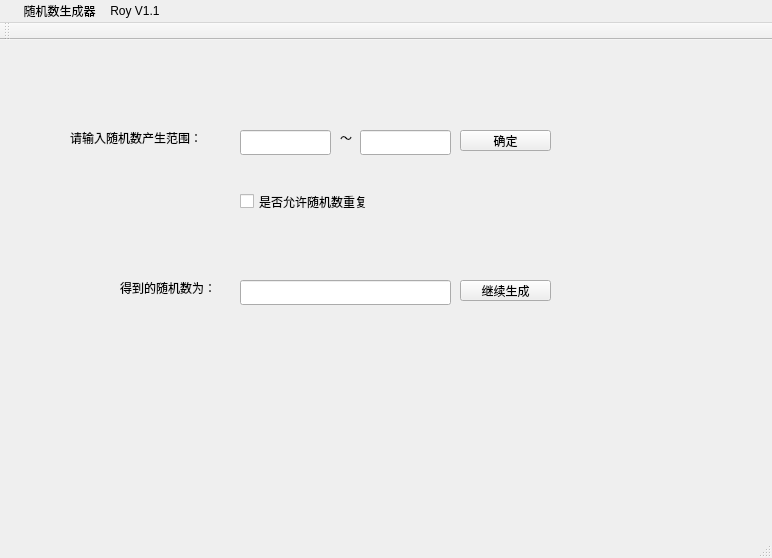
<?xml version="1.0" encoding="UTF-8"?>
<ui version="4.0">
 <class>MainWindow</class>
 <widget class="QMainWindow" name="MainWindow">
  <property name="geometry">
   <rect>
    <x>0</x>
    <y>0</y>
    <width>772</width>
    <height>558</height>
   </rect>
  </property>
  <property name="windowTitle">
   <string>MainWindow</string>
  </property>
  <widget class="QWidget" name="centralWidget">
   <widget class="QLineEdit" name="lineEdit">
    <property name="geometry">
     <rect>
      <x>240</x>
      <y>90</y>
      <width>91</width>
      <height>25</height>
     </rect>
    </property>
   </widget>
   <widget class="QLineEdit" name="lineEdit_2">
    <property name="geometry">
     <rect>
      <x>360</x>
      <y>90</y>
      <width>91</width>
      <height>25</height>
     </rect>
    </property>
   </widget>
   <widget class="QLabel" name="label">
    <property name="geometry">
     <rect>
      <x>70</x>
      <y>90</y>
      <width>171</width>
      <height>16</height>
     </rect>
    </property>
    <property name="text">
     <string>请输入随机数产生范围：</string>
    </property>
   </widget>
   <widget class="QLabel" name="label_2">
    <property name="geometry">
     <rect>
      <x>340</x>
      <y>90</y>
      <width>21</width>
      <height>16</height>
     </rect>
    </property>
    <property name="text">
     <string>～</string>
    </property>
   </widget>
   <widget class="QPushButton" name="pushButton">
    <property name="geometry">
     <rect>
      <x>460</x>
      <y>90</y>
      <width>91</width>
      <height>21</height>
     </rect>
    </property>
    <property name="text">
     <string>确定</string>
    </property>
   </widget>
   <widget class="QCheckBox" name="checkBox">
    <property name="geometry">
     <rect>
      <x>240</x>
      <y>150</y>
      <width>211</width>
      <height>23</height>
     </rect>
    </property>
    <property name="text">
     <string>是否允许随机数重复</string>
    </property>
   </widget>
   <widget class="QLineEdit" name="lineEdit_3">
    <property name="geometry">
     <rect>
      <x>240</x>
      <y>240</y>
      <width>211</width>
      <height>25</height>
     </rect>
    </property>
   </widget>
   <widget class="QLabel" name="label_3">
    <property name="geometry">
     <rect>
      <x>120</x>
      <y>240</y>
      <width>171</width>
      <height>16</height>
     </rect>
    </property>
    <property name="text">
     <string>得到的随机数为：</string>
    </property>
   </widget>
   <widget class="QPushButton" name="pushButton_2">
    <property name="geometry">
     <rect>
      <x>460</x>
      <y>240</y>
      <width>91</width>
      <height>21</height>
     </rect>
    </property>
    <property name="text">
     <string>继续生成</string>
    </property>
   </widget>
  </widget>
  <widget class="QMenuBar" name="menuBar">
   <property name="geometry">
    <rect>
     <x>0</x>
     <y>0</y>
     <width>772</width>
     <height>25</height>
    </rect>
   </property>
   <widget class="QMenu" name="menu">
    <property name="title">
     <string/>
    </property>
   </widget>
   <widget class="QMenu" name="menu_2">
    <property name="title">
     <string>随机数生成器</string>
    </property>
   </widget>
   <widget class="QMenu" name="menuRoy_V1_0">
    <property name="title">
     <string>Roy V1.1</string>
    </property>
   </widget>
   <addaction name="menu"/>
   <addaction name="menu_2"/>
   <addaction name="menuRoy_V1_0"/>
  </widget>
  <widget class="QToolBar" name="mainToolBar">
   <attribute name="toolBarArea">
    <enum>TopToolBarArea</enum>
   </attribute>
   <attribute name="toolBarBreak">
    <bool>false</bool>
   </attribute>
  </widget>
  <widget class="QStatusBar" name="statusBar"/>
 </widget>
 <layoutdefault spacing="6" margin="11"/>
 <resources/>
 <connections/>
</ui>
